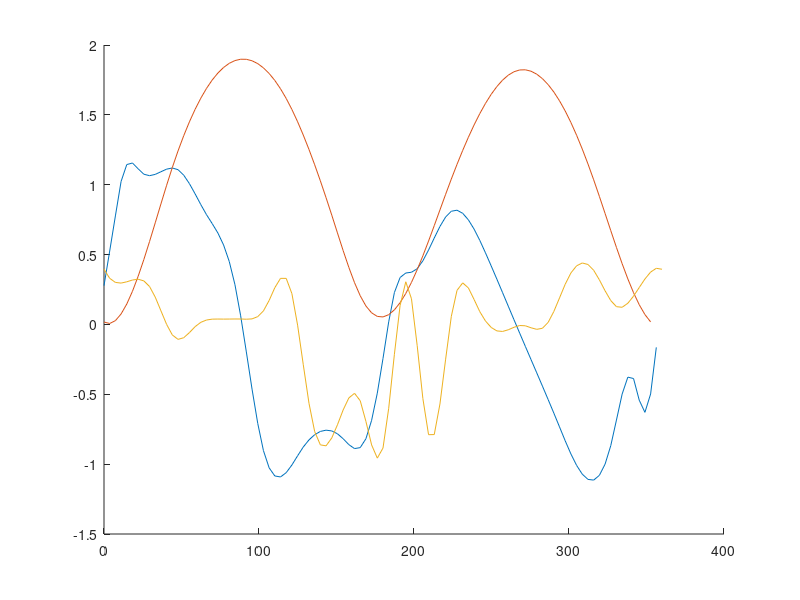
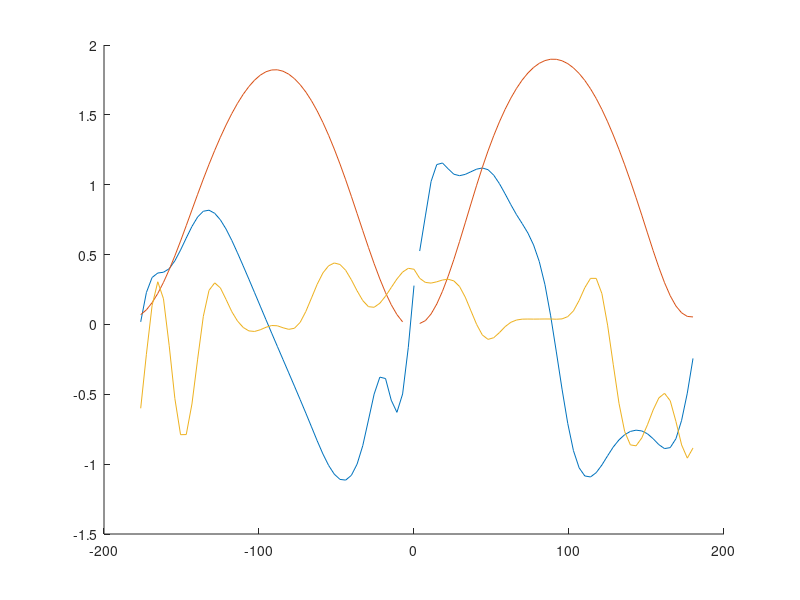

Source code (MATLAB) for these figures, in order:
lift = load('Stalled_lift.txt');
lift(1:14,2) = interp1(lift([1,14],1),lift([1,14],2),lift(1:14,1))
drag = load('Stalled_Drag.txt');
mom = load('Stalled_Mom.txt');
nb = max([size(lift,1),size(drag,1),size(mom,1)]);
data = zeros(nb,5);
data(:,1) = linspace(0,360,nb)';
data(:,2) = interp1(lift(1:4:end,1),lift(1:4:end,2),data(:,1),'spline');
data(:,3) = interp1(drag(1:5:end,1),drag(1:5:end,2),data(:,1),'spline');
data(:,4) = interp1(mom(1:3:end,1),mom(1:3:end,2),data(:,1),'spline');
figure, hold on, 
plot(data(:,1),data(:,2));
plot(data(:,1),data(:,3));
plot(data(:,1),data(:,4));
data(51:end,1) = data(51:end,1)-360;
[~,index] = sort(data(:,1),'ascend');
data = data(index,:);
figure, hold on, 
plot(data(:,1),data(:,2));
plot(data(:,1),data(:,3));
plot(data(:,1),data(:,4));

polar = data;
fileID = fopen('Stalled.txt','w');
for i = 1:size(polar,1)
    fprintf(fileID,'%9.1f %9.4f %9.4f %9.4f %9.4f \n',polar(i,1),polar(i,2),polar(i,3),polar(i,5),polar(i,4));
end
fclose(fileID);
